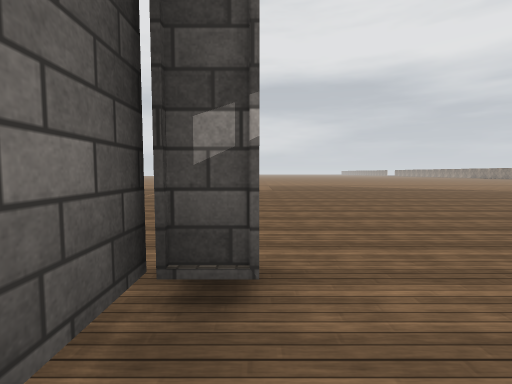
[1] (above)

24 first-person views from a walk through a 3-D level made in the Unity game engine. The camera is 1.4 m above the floor, tilts 4° down and sees 85° across. The floor is counted in squares, 2 m on a side. Each view is taken from the middle of a square. On the plan, view 1 faces up. The plan holds only what a view shows up to about 9 squares ahead; the rest is blank. The place goes on beyond the plan. Some surface patterns are stand-ins.

[2]
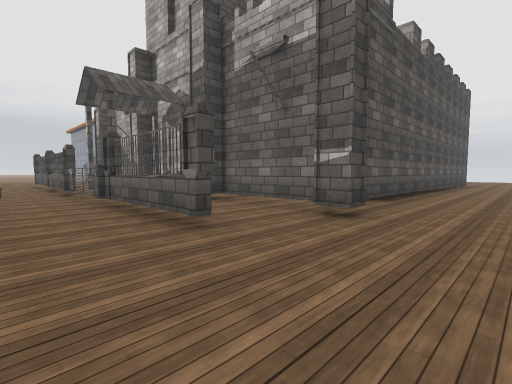

[3]
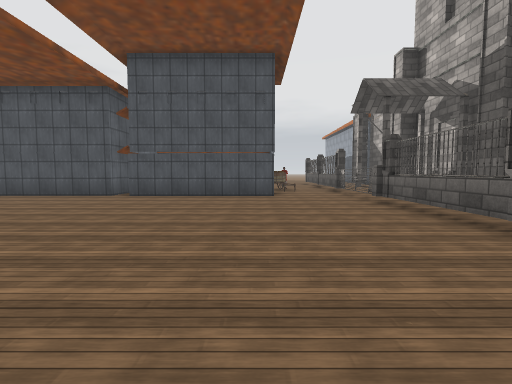

[4]
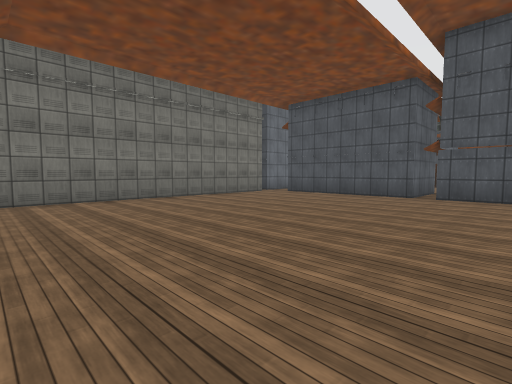

[5]
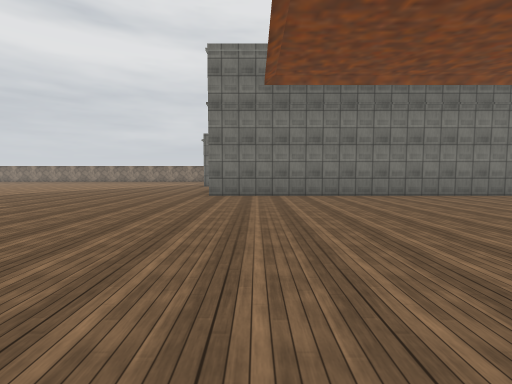

[6]
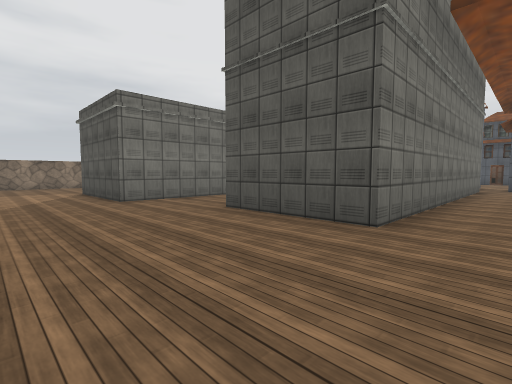

[7]
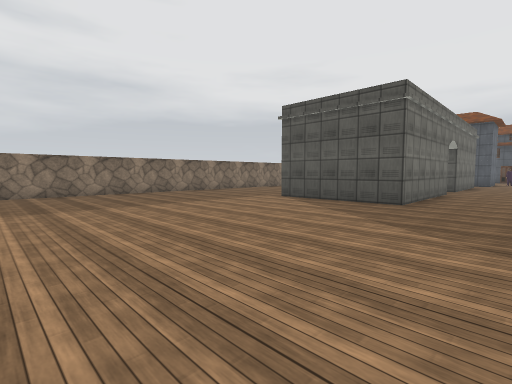

[8]
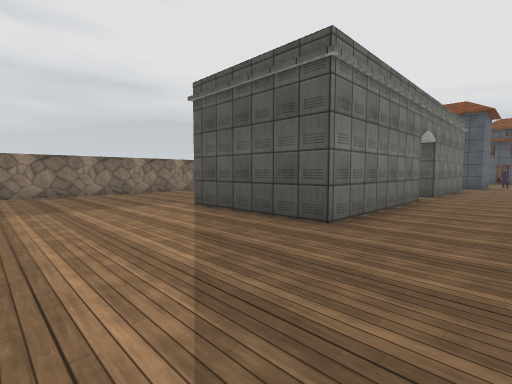

[9]
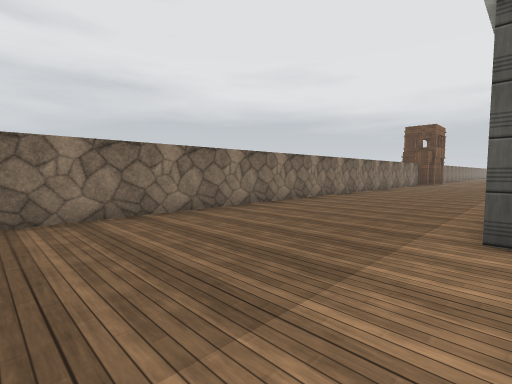

[10]
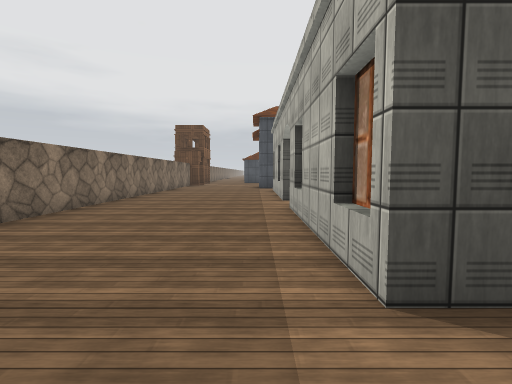

[11]
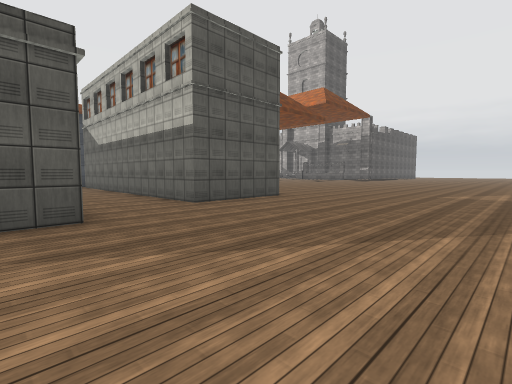

[12]
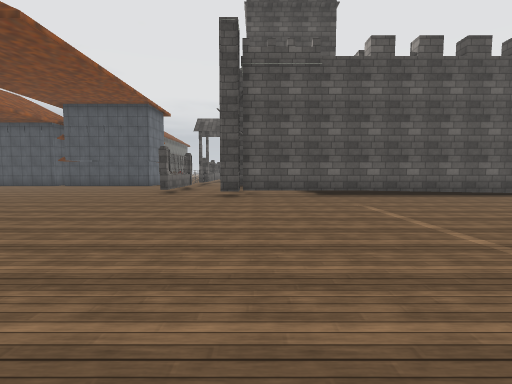

[13]
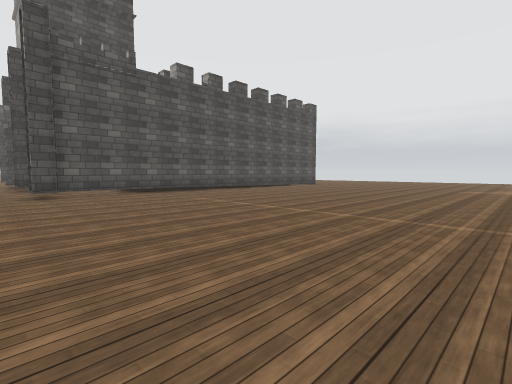

[14]
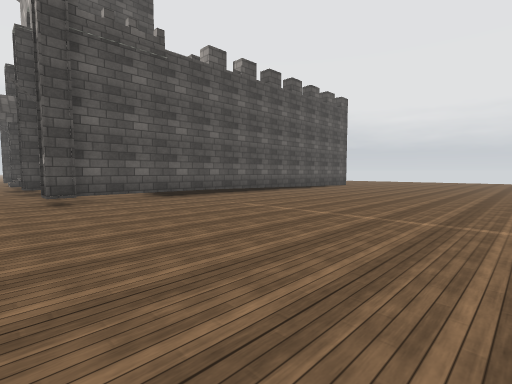

[15]
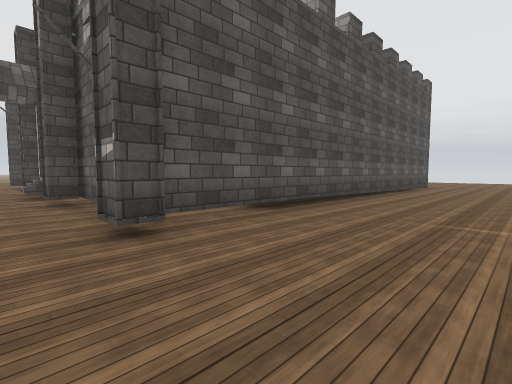

[16]
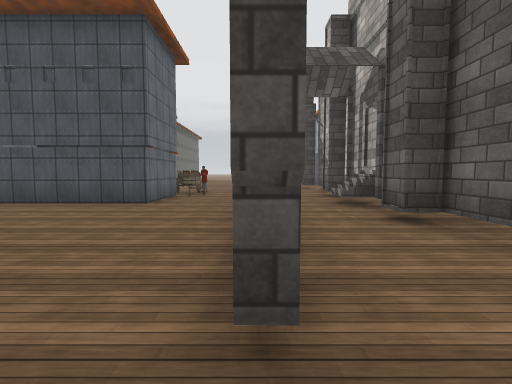

[17]
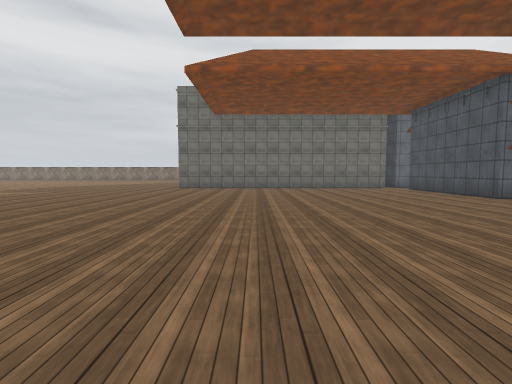

[18]
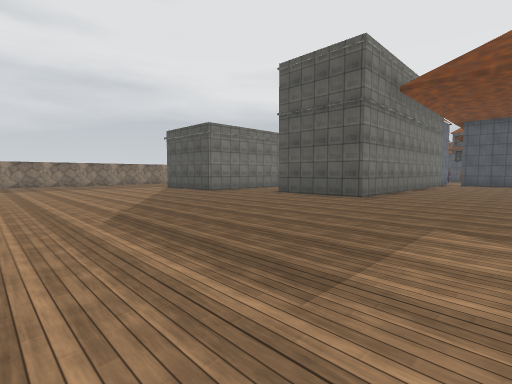

[19]
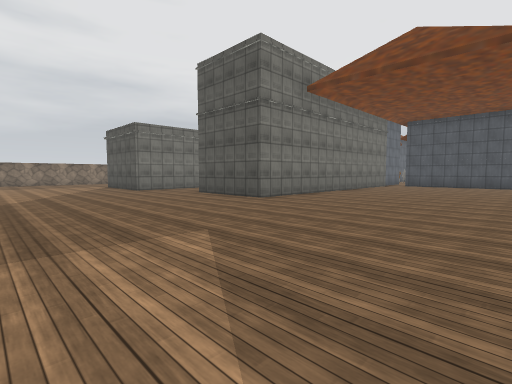

[20]
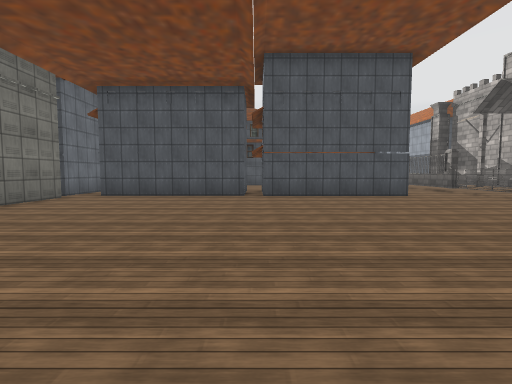

[21]
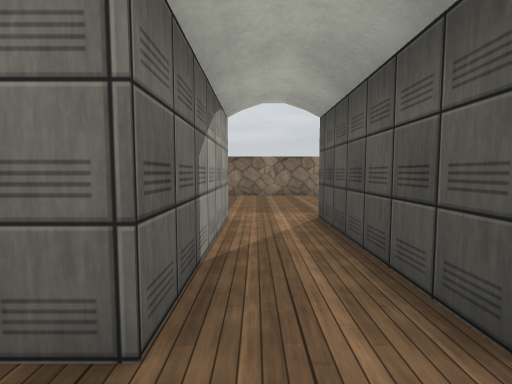

[22]
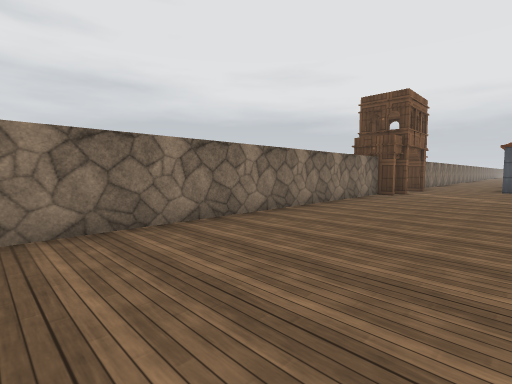

[23]
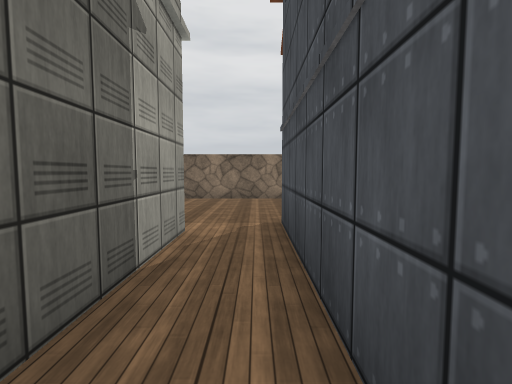

[24]
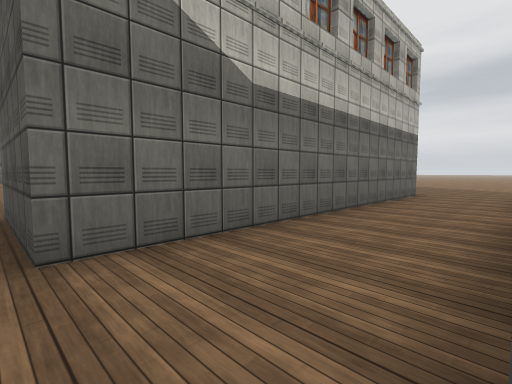

### Floor plan
Ten units are one square. View 1 is at (0, 0); x grows to the right and y downward. Boxes are objects, and circles mark ways between rooms. Rooms are numbered by the first view taken in them; rooms with no view inside come last. Other rooms are left out.
<svg viewBox="-90 -131 370 211">
<path fill="none" stroke="#000" d="M-6 -6 -6 18 0 18 0 25M0 -14 -6 -14M144 -54 174 -54 174 37 144 37 144 -54M20 -11 20 60M18 -3 21 4M18 6 20 11M200 -66 233 -66 233 -24 200 -24 200 -66M18 12 21 19M-6 -20 0 -20 0 -14M93 64 93 43 138 43M45 52 45 43 89 43M200 9 200 -10 233 -10 233 10M202 43 239 43M234 31 199 31M-85 -15 -6 -15 -6 -6M270 70 275 70 275 -126M0 59 0 65M-3 38 -3 48M-6 31 -6 56M2 38 2 48M0 38 0 48"/>
<rect x="35" y="55" width="10" height="20" fill="#bbb"><title>cart</title></rect>
<circle cx="10" cy="-10" r="3" fill="#2a7"/>
<circle cx="10" cy="30" r="3" fill="#2a7"/>
<text x="10" y="10">1</text>
<text x="100" y="-50">2</text>
<text x="10" y="50">3</text>
</svg>
Room 1 opens to room 2. Room 1 opens to room 3.

Where each view was taken, in squares from view 1:
view 1: 0 up, 0 right, facing up
view 2: 4 up, 4 right, facing down-left
view 3: 4 up, 5 right, facing down
view 4: 4 up, 7 right, facing down-right
view 5: 4 up, 6 right, facing right
view 6: 9 up, 13 right, facing down-right
view 7: 13 up, 18 right, facing down-right
view 8: 10 up, 18 right, facing down-right
view 9: 10 up, 23 right, facing down-right
view 10: 8 up, 24 right, facing down
view 11: 11 up, 21 right, facing down-left
view 12: 10 up, 1 left, facing down
view 13: 11 up, 1 right, facing down-left
view 14: 9 up, 1 right, facing down-left
view 15: 5 up, 1 right, facing down-left
view 16: 2 up, 2 right, facing down
view 17: 2 up, 2 right, facing right
view 18: 13 up, 11 right, facing down-right
view 19: 11 up, 9 right, facing down-right
view 20: 4 up, 9 right, facing down
view 21: 2 up, 19 right, facing right
view 22: 2 up, 24 right, facing down-right
view 23: 4 down, 20 right, facing right
view 24: 4 down, 20 right, facing up-left
